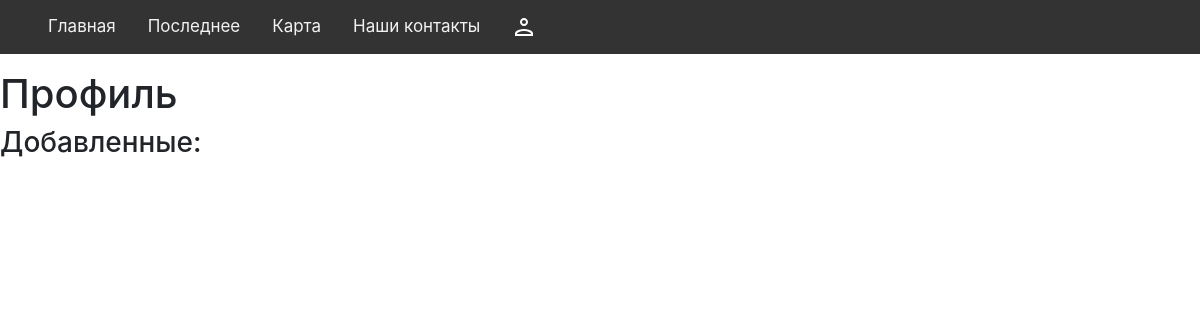
/profile/3, run on an earlier commit of the app's database.
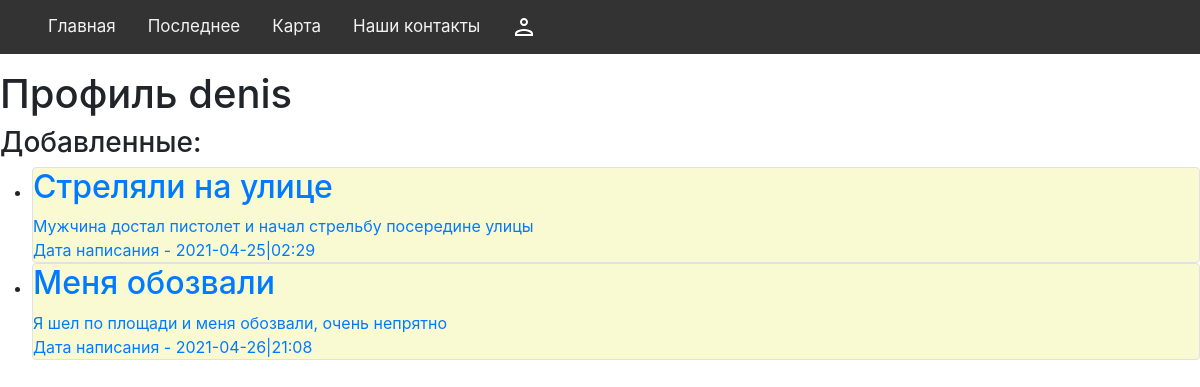
And on a later commit of the database.
### data/users.py (models this page shows, shortened)
class User(SqlAlchemyBase):
    __tablename__ = "users"
    id = sqlalchemy.Column(sqlalchemy.Integer, primary_key=True, autoincrement=True)
    name = sqlalchemy.Column(sqlalchemy.String, nullable=True)
    email = sqlalchemy.Column(sqlalchemy.String, index=True, unique=True, nullable=True)
    hashed_password = sqlalchemy.Column(sqlalchemy.String, nullable=True)
    created_date = sqlalchemy.Column(sqlalchemy.DateTime, default=datetime.datetime.now)
    news = orm.relation("Crimes", back_populates="user")
    questions = orm.relation("Questions", back_populates="user")

### data/crimes.py (models this page shows)
class Crimes(SqlAlchemyBase):
    __tablename__ = "crimes"
    id = sqlalchemy.Column(sqlalchemy.Integer, primary_key=True, autoincrement=True)
    kind = sqlalchemy.Column(sqlalchemy.String, nullable=True)
    title = sqlalchemy.Column(sqlalchemy.String, nullable=True)
    adress = sqlalchemy.Column(sqlalchemy.String, nullable=True)
    content = sqlalchemy.Column(sqlalchemy.String, nullable=True)
    created_date = sqlalchemy.Column(sqlalchemy.DateTime, default=datetime.datetime.now)
    user_id = sqlalchemy.Column(sqlalchemy.Integer, sqlalchemy.ForeignKey("users.id"))
    user = orm.relation("User")

### app.py (the view, shortened to what this page needs)
@app.route("/profile/<id>", methods=["POST", "GET"])
def profile(id):
    global logged
    global user_data
    db_sess = db_session.create_session()
    lich_crimes = db_sess.query(Crimes).filter(Crimes.user_id == id).all()
    if request.method == "POST":
        logged = False
        user_data = None
        return redirect("/")
    if not user_data or str(user_data.id) != str(id):
        user_data1 = db_sess.query(User).filter(User.id == id).first()
        return render_template(
            "profile.html",
            login=logged,
            user_data=user_data1,
            crimes=lich_crimes,
            admin=False,
        )

### data/db_session.py (called while the page is built)
def create_session() -> Session:
    global __factory
    return __factory()

### templates/profile.html (shortened to what this page needs)
{% extends 'base.html' %}
{% block content -%}
<h1>Профиль {{user_data.name}}</h1>
<div>
    <h3>Добавленные:</h3>
    <ul>
        {% for item in crimes %}
        <li><a href="/crimes/{{item.id}}">
                <div class="col-md6 border rounded" style="background-color: lightgoldenrodyellow;">
                    <h2>{{item.title}}</h2>
                    <div>
                        {{item.content}}
                    </div>
                    <div>
                        Дата написания - {{item.created_date.isoformat("|","minutes")}}
                    </div>
                </div>
            </a></li>
        {% endfor %}
    </ul>
</div>{% endblock -%}

What changed in the data, as far as the page shows it:
added User: name "denis"
now on this page (row edited): Crimes: title "Стреляли на улице", content "Мужчина достал пистолет и начал стрельбу посередине улицы", created_date "2021-04-25|02:29"
now on this page (row edited): Crimes: title "Меня обозвали", content "Я шел по площади и меня обозвали, очень непрятно", created_date "2021-04-26|21:08"
